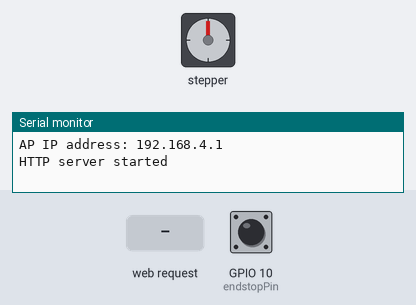
A sketch run on a simulated ESP32-S3. Shown: stepper motor, the last lines printed to the serial monitor. Inputs (shaded band) come from the test bench; at power-on: GPIO 10 (endstopPin) LOW. Stepper angles assume 44 steps per turn.

Above: at 1.2 s.
1.3 s: HTTP request GET /homing received
At 1.46 s:
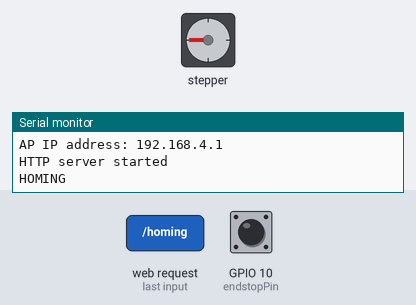
At 2.09 s:
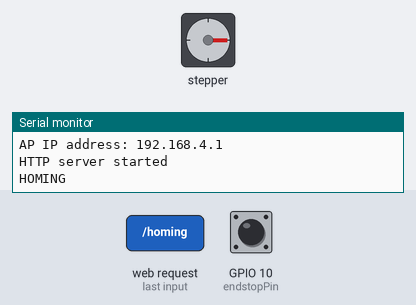
4.3 s: GPIO 10 (endstopPin) pulled HIGH for 0.15 s
5.9 s: HTTP request GET /sendNumber?value=1 received
At 5.96 s:
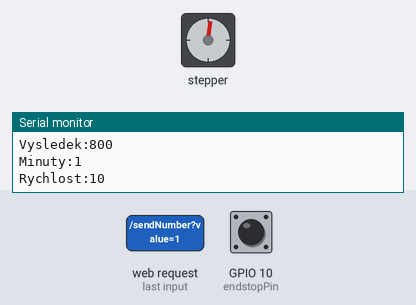
Timing chart, 0 to 17.9 s (numbered marks = the images above; inputs shaded):
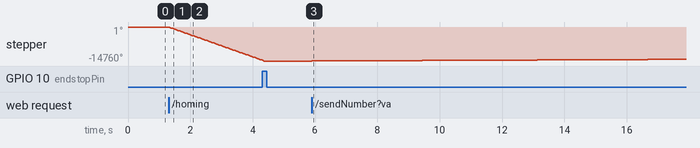

Measured:
- after the input at 1.3 s, stepper: keeps turning counter-clockwise at about 4831°/s, starting at once
- after the input at 5.9 s, stepper: keeps turning clockwise at about 61°/s, starting at once

The sketch:

slider.ino
```cpp
#include <WiFi.h>
#include <WebServer.h>
#include <Stepper.h>

const char* ssid = "Dolly";
const char* password = "Busterbuster";
WebServer server(80);

int homed = 0;
int stepperPozice = 0;
const int stepperPocetKroku = 44;
const int stepperCelaDelka = 61600; // 1400 kroků = celá délka
int stepperSpeed = 725;//50;
const int stepperHomingSpeed = 800;
const int endstopPin = 10;

Stepper stepper = Stepper(stepperPocetKroku, 11, 13, 12, 14);

void handleRoot() {
    String html =
            "<html><body>"
        "<h1>ESP32 Web Server</h1>"
        "<button onclick=\"runFunction1()\">Test spin</button>"
        "<br>"
        "<button onclick=\"homing()\">Homing</button>"
        "<br><br><br>"
        "<input type='number' id='numberInput' placeholder='Minutes to full'>"
        "<button onclick=\"sendNumber()\">Potvrdit</button>"

        "<script>"
        "function runFunction1() {"
        "    var xhr = new XMLHttpRequest();"
        "    xhr.open('GET', '/runFunction1', true);"
        "    xhr.send();"
        "}"
        "function homing() {"
        "    var xhr = new XMLHttpRequest();"
        "    xhr.open('GET', '/homing', true);"
        "    xhr.send();"
        "}"
        "function sendNumber() {"
        "    var number = document.getElementById('numberInput').value;"
        "    var xhr = new XMLHttpRequest();"
        "    xhr.open('GET', '/sendNumber?value=' + number, true);"
        "    xhr.send();"
        "}"
        "</script>"
        "</body></html>";


                  ;
    server.send(200, "text/html", html);
}

void runFunction1() {
    // Code for function 1
    server.send(200, "text/plain", "Function 1 Executed");
    stepper.step(stepperPocetKroku);
    odpojMotor();
}

void sendNumber() {
    if (server.hasArg("value")) {
        int number = server.arg("value").toInt();
        jizda(number);
        server.send(200, "text/plain", "Number received: " + String(number));
    } else {
        server.send(400, "text/plain", "No number provided");
    }
}


void jizda(int minuty){
  if(homed == 0){
    homing();
    }
  stepperSpeed = calcMinutesToSpeed(minuty);
  stepper.setSpeed(stepperSpeed);
  Serial.print("Minuty:");
  Serial.println(minuty);
  Serial.print("Rychlost:");
  Serial.println(stepperSpeed);
  do {
    stepper.step(stepperPocetKroku);
    stepperPozice = stepperPozice + stepperPocetKroku;
    homed = 0;
    //Serial.print("Pozice:");
    //Serial.println(stepperPozice);
    //Serial.print("MInuty:");
    //Serial.println(minuty);
    } while (stepperPozice != stepperCelaDelka);
    odpojMotor();
}


int calcMinutesToSpeed(int minuty){
 int vysledek = (265-minuty)/0.2;
  if(vysledek > 800){
    vysledek = 800;
    Serial.print("Vysledek:");
    Serial.println(vysledek);
    }
  vysledek=10;
  return vysledek;
  }

void homing(){
  Serial.print("HOMING");
  int endStopState;
    stepper.setSpeed(stepperHomingSpeed);
  do {
      endStopState = digitalRead(endstopPin);
      stepper.step(-stepperPocetKroku);
    } while (endStopState == LOW);
    Serial.println("HOMED");
    homed = 1;
    odpojMotor();
    stepper.setSpeed(stepperSpeed);
}

void odpojMotor(){
  digitalWrite(11, LOW);
  digitalWrite(12, LOW);
  digitalWrite(13, LOW);
  digitalWrite(14, LOW);
}

void setup() {
  Serial.begin(9600);
  pinMode(endstopPin, INPUT_PULLDOWN);
// APčko
  WiFi.softAP(ssid, password);
  IPAddress IP = WiFi.softAPIP();
  Serial.print("AP IP address: ");
  Serial.println(IP);

// Hooky
  server.on("/", HTTP_GET, handleRoot);
  server.on("/runFunction1", HTTP_GET, runFunction1);
  server.on("/homing", HTTP_GET, homing);
  server.on("/sendNumber", HTTP_GET, sendNumber);

  server.begin();
  Serial.println("HTTP server started");

// Výchozí rychlost stepperu
  stepper.setSpeed(stepperSpeed);
}

void loop() {
  server.handleClient(); // Handle client requests
}
```
